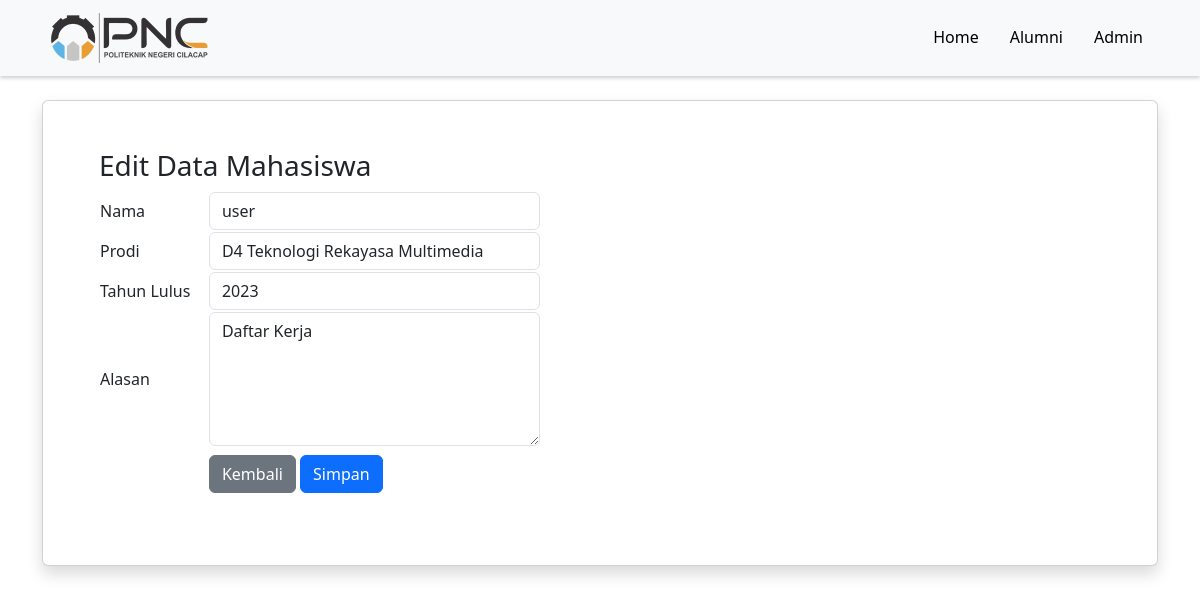
/Views/Admin/edit_legalisir.php?id=2, run on the app's committed database.
### tables this page shows
CREATE TABLE `tb_legalisir` (
  `id` int NOT NULL,
  `nama` varchar(25) NOT NULL,
  `prodi` varchar(100) NOT NULL,
  `tahun_lulus` int NOT NULL,
  `alasan` varchar(100) NOT NULL
);

### Controllers/LegalisirController.php (called while the page is built, shortened)
<?php
include_once '../../Models/legalisir.php';
class legalisircontroller
{
    private $model;
    public function __construct($db)
    {
        $this->model = new legalisir($db);
    }
    public function getlegalisirbyId($id)
    {
        return $this->model->getlegalisirbyId($id);
    }
}

### Models/legalisir.php (called while the page is built, shortened)
<?php
class legalisir
{
    private $koneksi;
    public function __construct($db)
    {
        $this->koneksi = $db;
    }
    public function getlegalisirbyId($id)
    {
        $query = "SELECT * FROM tb_legalisir where id = $id";
        $result = mysqli_query($this->koneksi, $query);
        return mysqli_fetch_assoc($result);
    }
}

### Views/Admin/edit_legalisir.php (the view, shortened to what this page needs)
<?php
include_once '../../config.php';
include_once '../../Controllers/LegalisirController.php';
require '../../navbar.php';
$database = new database;
$db = $database->getKoneksi();
if (isset($_GET['id'])) {
    $id = $_GET['id'];
}
$legalisircontroller = new legalisircontroller($db);
$legalisir = $legalisircontroller->getlegalisirbyId($id);
?>
<head>
    <link rel="stylesheet" href="https://cdn.jsdelivr.net/npm/bootstrap@5.3.0/dist/css/bootstrap.min.css">
</head>
<?php
if ($legalisir) {
?>
    <div class="container">
        <div class="card p-4 shadow">
            <div class="col-40 px-3 py-2">
                <div class="card-body">
                    <h3>Edit Data Mahasiswa</h3>
                    <form action="" method="post">
                        <table>
                            <?php foreach ($legalisir as $d => $value) {
                                $displayName = str_replace('_', ' ', $d);
                                $displayName = ucwords($displayName);
                                if ($d === 'id') {
                                    continue;
                                }
                            ?>
                                <tr>
                                    <td><?php echo $displayName; ?></td>
                                    <td>
                                        <?php if ($d === 'tahun_lulus') { ?>
                                            <input type="number" name="<?php echo $d; ?>" value="<?php echo $value; ?>" class="form-control" style="margin-left: 5%">
                                        <?php } elseif ($d === 'alasan') { ?>
                                            <textarea name="<?php echo $d; ?>" cols="30" rows="5" class="form-control" style="margin-left: 5%"><?php echo $value; ?></textarea>
                                        <?php } elseif ($d === 'prodi') { ?>
                                            <select name="<?php echo $d; ?>" class="form-control" style="margin-left: 5%;">
                                                <?php
                                                $options = [];
                                                if ($d === 'prodi') {
                                                    $options = ['D3 Teknik Informatika', 'D4 Rekayasa Keamanan Siber', 'D4 Teknologi Rekayasa Multimedia', 'D4 Akutansi Keuangan Lembaga Syariah'];
                                                }
                                                foreach ($options as $option) {
                                                    echo '<option value="' . $option . '"';
                                                    if ($option === $value) {
                                                        echo ' selected';
                                                    }
                                                    echo '>' . $option . '</option>';
                                                }
                                                ?>
                                            </select>
                                        <?php } else { ?>
                                            <input type="text" name="<?php echo $d; ?>" value="<?php echo $value; ?>" class="form-control" style="margin-left: 5%">
                                        <?php } ?>
                                    </td>
                                </tr>
                            <?php } ?>
                            <tr>
                                <td></td>
                                <td class=" py-2">
                                    <a href="admin" class="btn btn-secondary" style="margin-left: 5%">Kembali</a>
                                    <button type="submit" name="submit" class="btn btn-primary">Simpan</button>
                                </td>
                            </tr>
                        </table>
                    </form>
                </div>
            </div>
        <?php
    }
        ?>
        </div>
    </div>

### data on the page
tb_legalisir: nama "user", prodi "D4 Teknologi Rekayasa Multimedia", tahun_lulus "2023", alasan "Daftar Kerja"

### other printed values
$displayName "Nama"
$displayName "Prodi"
$displayName "Tahun Lulus"
$displayName "Alasan"
